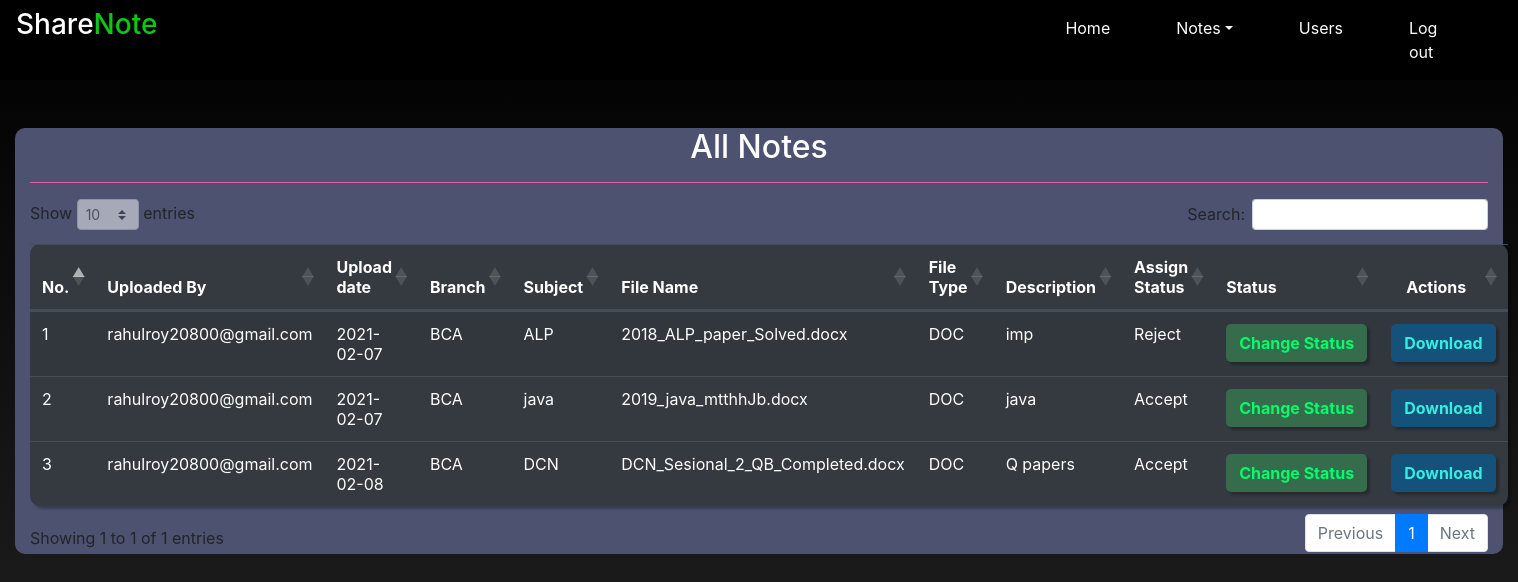
Before: /all_notes (signed in) with the older database file.
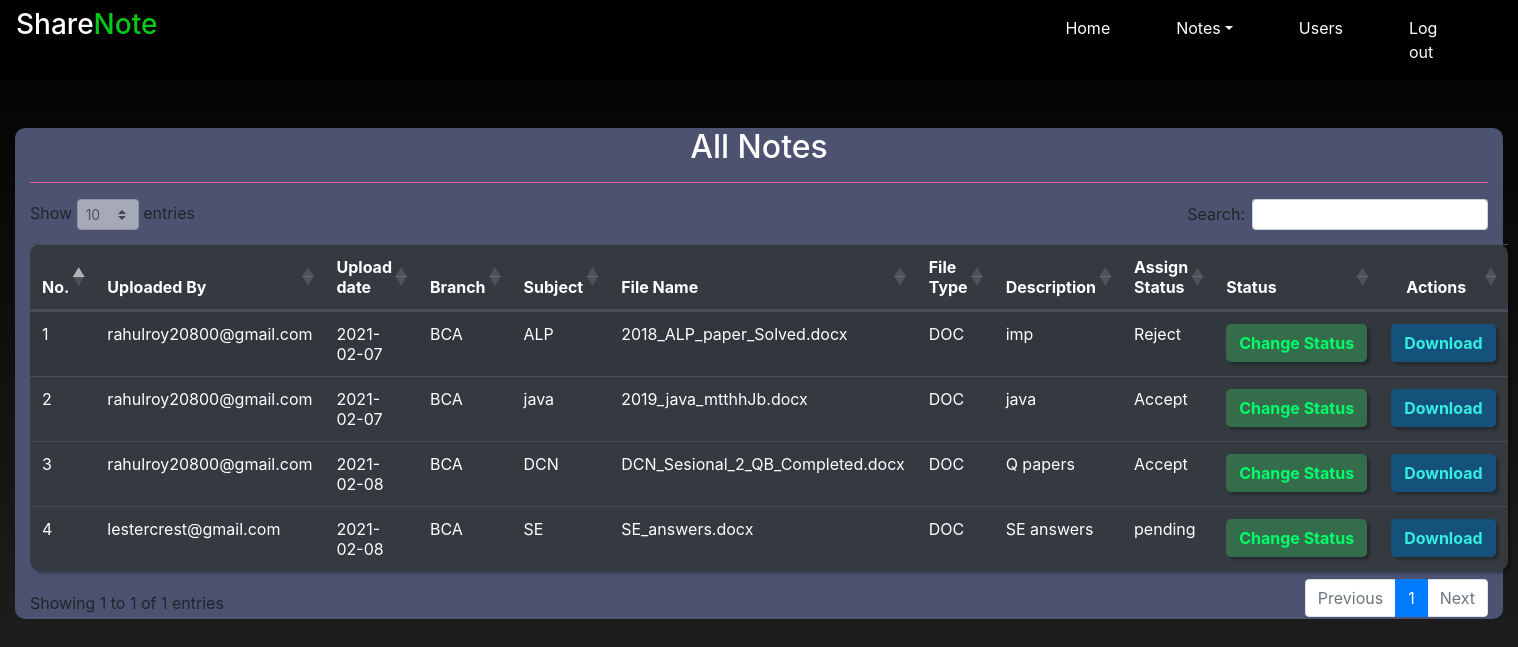
After: the same page with the newer database file.
### notes/models.py (models this page shows, shortened)
class Notes(models.Model):
    user = models.ForeignKey(User,on_delete=models.CASCADE)
    uploadingdate = models.CharField(max_length=30)
    branch = models.CharField(max_length=13)
    subject = models.CharField(max_length=15)
    notesfile = models.FileField(max_length=100,null=True)
    filetype = models.CharField(max_length=30, null=True)
    description = models.CharField(max_length=200)
    status = models.CharField(max_length=10)

### notes/views.py (the view)
# urls.py: path('all_notes',all_notes,name='all_notes'),
def all_notes(request):
    if not request.user.is_authenticated:
        return redirect('login_admin')
    notes = Notes.objects.all()
    d = {'notes': notes}
    return render(request, 'all_notes.html', d)

### notes/templates/all_notes.html (shortened to what this page needs)
{% extends 'admin_nav.html'%} {% block body %} {% load static %}
<link
  rel="stylesheet"
  href="https://cdnjs.cloudflare.com/ajax/libs/twitter-bootstrap/4.5.2/css/bootstrap.css"
/>
<link
  rel="stylesheet"
  href="https://cdn.datatables.net/1.10.23/css/dataTables.bootstrap4.min.css"
/>
<div class="col-12 mt-5">
  <div class="container1 col-12">
    <h2 class="text-white text-center">All Notes</h2>
    <hr style="background-color: hotpink" />
    <table
      class="table table-striped table-hover table-dark"
      style="
        border-radius: 10px;
        filter: drop-shadow(3px 3px 1px rgba(0, 0, 0, 0.25));
      "
      id="example"
    >
      <thead>
        <tr>
          <th>No.</th>
          <th>Uploaded By</th>
          <th>Upload date</th>
          <th>Branch</th>
          <th>Subject</th>
          <th>File Name</th>
          <th>File Type</th>
          <th>Description</th>
          <th>Assign Status</th>
          <th>Status</th>
          <th style="text-align: center">Actions</th>
        </tr>
      </thead>
      {% for i in notes %}
      <tbody>
        <tr>
          <td>{{forloop.counter}}</td>
          <td>{{i.user.username}}</td>
          <td>{{i.uploadingdate}}</td>
          <td>{{i.branch}}</td>
          <td>{{i.subject}}</td>
          <td>{{i.notesfile}}</td>
          <td>{{i.filetype}}</td>
          <td>{{i.description}}</td>
          <td>{{i.status}}</td>
          <td>
            <a
              href="{% url 'assign_status' i.id %}"
              class="btn font-weight-bold"
              style="
                border-radius: 5px;
                width: 100%;
                background-color: #356d4c;
                color: #00ff6a;
                filter: drop-shadow(3px 3px 1px rgba(0, 0, 0, 0.25));
              "
              >Change&nbspStatus</a
            >
          </td>
          <td>
            <a
              href="{{i.notesfile.url}}"
              class="btn font-weight-bold"
              style="
                background-color: #14527c;
                color: #36eee0;
                border-radius: 5px;
                width: 100%;
                filter: drop-shadow(3px 3px 1px rgba(0, 0, 0, 0.25));
              "
              >Download</a
            >
          </td>
        </tr>
        {% endfor %}
      </tbody>
    </table>
  </div>
</div>
{% endblock %}

Changed rows visible on the page:
added Notes: user.username "lestercrest@gmail.com", uploadingdate "2021-02-08", branch "BCA", subject "SE", notesfile "SE_answers.docx", filetype "DOC", description "SE answers", status "pending"
